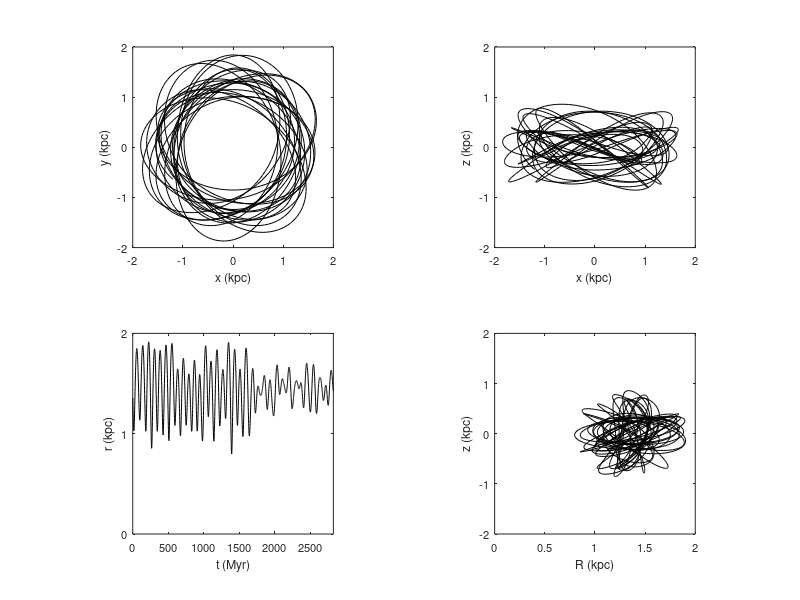

MATLAB code to generate this figure:
clear all
close all

data = load('ax_coeff.dat');

whitebg('w')

t = data(:,1);

x = data(:,12);
y = data(:,13);
z = data(:,14);

v_x = data(:,12);
v_y = data(:,16);
v_z = data(:,17);

R = sqrt(x.^2+y.^2);
r = sqrt(x.^2+y.^2+z.^2);



subplot(2,2,1), plot(x,y,'k')

xlabel('x (kpc)','fontsize',9)
ylabel('y (kpc)','fontsize',9)
axis([-2 2 -2 2])
set(gca,'xtick',(-2:2),'ytick',(-2:2),'fontsize',8)
axis square


subplot(2,2,2), plot(x,z,'k')

xlabel('x (kpc)','fontsize',9)
ylabel('z (kpc)','fontsize',9)
axis([-2 2 -2 2])
set(gca,'xtick',(-2:2),'ytick',(-2:2),'fontsize',8)
axis square

subplot(2,2,3), plot(t,r,'k')

xlabel('t (Myr)','fontsize',9)
ylabel('r (kpc)','fontsize',9)
axis([0 max(t) 0 2])
set(gca,'ytick',(0:2),'fontsize',8)
axis square


subplot(2,2,4), plot(R,z,'k')

xlabel('R (kpc)','fontsize',9)
ylabel('z (kpc)','fontsize',9)
axis square
axis([0 2 -2 2])
set(gca,'fontsize',8)



